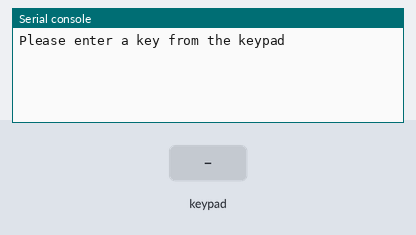
Recording of a program running on a simulated ESP32 board running MicroPython. Shown: the last lines printed to the serial console. The inputs (shaded band) are chosen by the test bench.

Above: at 1.2 s.
1.3 s: key '1' pressed
At 3.0 s:
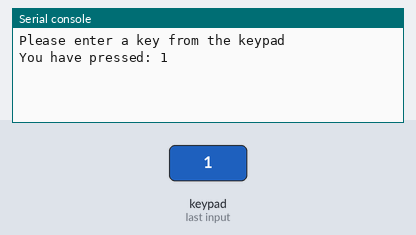
3.4 s: keypad keys 1 2 # pressed 0.4 s apart
At 5.6 s:
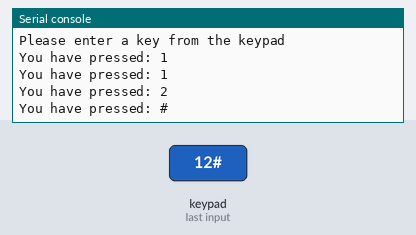
6.7 s: key '*' pressed
At 8.3 s:
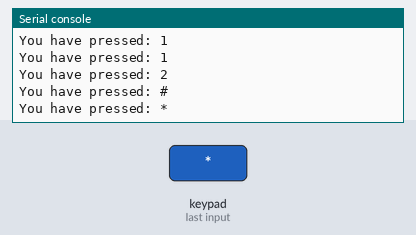
8.8 s: keypad keys 2 5 pressed 0.4 s apart
At 10.4 s:
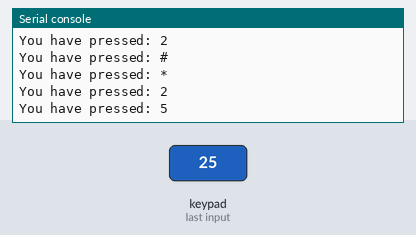
Timing chart, 0 to 11.9 s (numbered marks = the images above; inputs shaded):
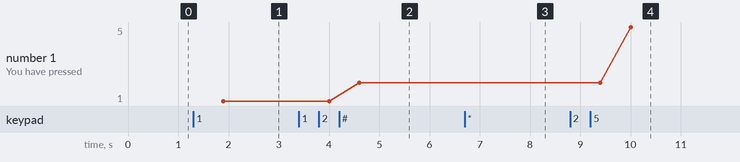

The program:

Keypad_with_ESP32_using_Micropython.py
```python
# Matrix Keypad
# NerdCave - https://www.youtube.com/channel/UCxxs1zIA4cDEBZAHIJ80NVg - Subscribe if you found this helpful.
# Github - https://github.com/Guitarman9119

from machine import Pin
import time

# Create a map between keypad buttons and characters
matrix_keys = [['1', '2', '3'],
               ['4', '5', '6'],
               ['7', '8', '9'],
               ['*', '0', '#']]

# PINs according to schematic - Change the pins to match with your connections
keypad_rows = [27, 26, 25, 33]
keypad_columns = [13, 12, 14]

# Create two empty lists to set up pins ( Rows output and columns input )
col_pins = []
row_pins = []

# Loop to assign GPIO pins and setup input and outputs
for x in range(0,4):
    row_pins.append(Pin(keypad_rows[x], Pin.OUT))
    row_pins[x].value(1)
for y in range(0,3):
    col_pins.append(Pin(keypad_columns[y], Pin.IN, Pin.PULL_DOWN))
    col_pins[y].value(0)

##############################Scan keys ####################

print("Please enter a key from the keypad")

def scankeys():
    for row in range(4):
        for col in range(3):
            row_pins[row].on()
            key = None

            if col_pins[col].value() == 1:
                while col_pins[col].value() == 1:
                    time.sleep(0.3)
                key_press = matrix_keys[row][col]
                time.sleep(0.3)
                print("You have pressed:", matrix_keys[row][col])

        row_pins[row].off()

while True:
    scankeys()
```

Measured:
- after the input at 1.3 s, the serial console: prints a new line after 0.60 s (image 1)
- after the input at 3.4 s, the serial console: prints a new line after 1.2 s (image 2)
- after the input at 6.7 s, the serial console: prints a new line after 0.60 s (image 3)
- after the input at 8.8 s, the serial console: prints a new line after 0.60 s (image 4)
- plotted number 1: 1 → 2 after the input at 3.4 s, 2 → 5 after the input at 8.8 s
